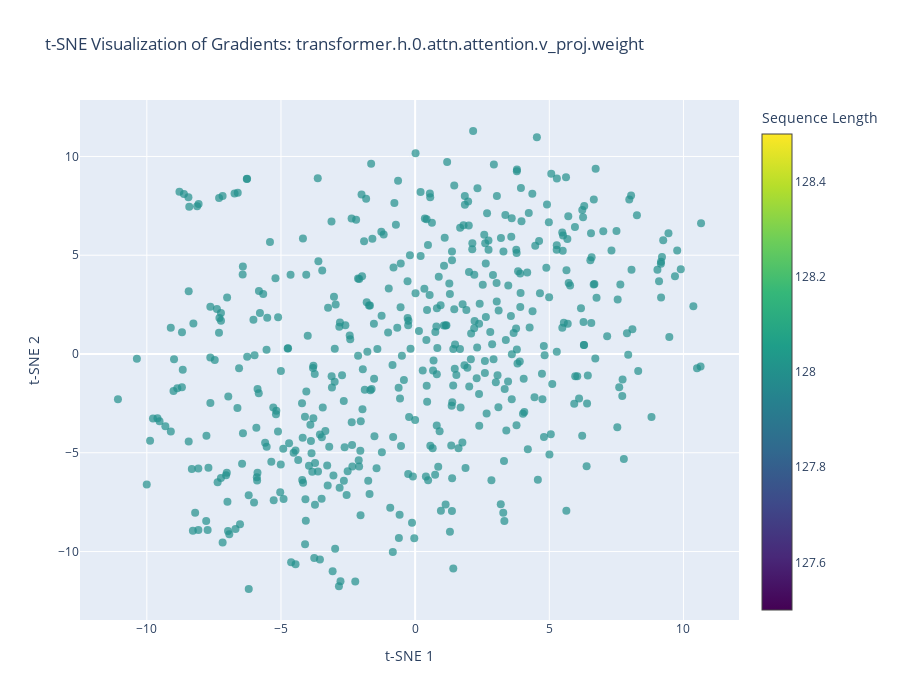

Write notebook code for a chart like this one.
### Code cell
# Create t-SNE visualizations
if gradient_tensors is not None:
    if USE_SINGLE_LAYER:
        print(f"🎨 Creating t-SNE visualization for single layer: {TARGET_LAYER}")
        # For single layer, adjust keywords based on the layer type
        if 'embed' in TARGET_LAYER.lower():
            keywords = ['embed']
        elif 'attn' in TARGET_LAYER.lower() or 'attention' in TARGET_LAYER.lower():
            keywords = ['attn', 'attention']
        elif 'mlp' in TARGET_LAYER.lower():
            keywords = ['mlp']
        else:
            keywords = [TARGET_LAYER.split('.')[-2]]  # Use the second-to-last component
        
        figures = create_multiple_tsne_visualizations(
            gradient_tensors=gradient_tensors,
            token_data=token_data,
            save_dir=SAVE_DIR,
            keywords=keywords,
            n_samples=500,  # Use more samples for single layer
            perplexity=30
        )
    else:
        print("🎨 Creating t-SNE visualizations for all layers...")
        figures = create_multiple_tsne_visualizations(
            gradient_tensors=gradient_tensors,
            token_data=token_data,
            save_dir=SAVE_DIR,
            keywords=['embed', 'attention', 'attn', 'mlp'],
            n_samples=300,
            perplexity=30
        )
else:
    print("❌ No gradient data available for visualization")

### Figure 1 — Plotly figure (JSON) as saved in the notebook; plotly's stock layout.template omitted (floating-point values rounded to 4 significant figures; data arrays with more than 128 entries replaced by an {"elided": "..."} marker saying what was removed)
{"data": [{"hovertemplate": "%{text}<extra></extra>", "marker": {"color": {"elided": "500 int values"}, "colorbar": {"title": {"text": "Sequence Length"}}, "colorscale": [[0, "#440154"], [0.1111, "#482878"], [0.2222, "#3e4989"], [0.3333, "#31688e"], [0.4444, "#26828e"], [0.5556, "#1f9e89"], [0.6667, "#35b779"], [0.7778, "#6ece58"], [0.8889, "#b5de2b"], [1, "#fde725"]], "opacity": 0.7, "size": 8}, "mode": "markers", "name": "Gradient Points", "text": {"elided": "500 str values"}, "type": "scatter", "x": {"elided": "500 float values"}, "y": {"elided": "500 float values"}}], "layout": {"height": 700, "hovermode": "closest", "title": {"text": "t-SNE Visualization of Gradients: transformer.h.0.attn.attention.v_proj.weight"}, "width": 900, "xaxis": {"title": {"text": "t-SNE 1"}}, "yaxis": {"title": {"text": "t-SNE 2"}}}}
